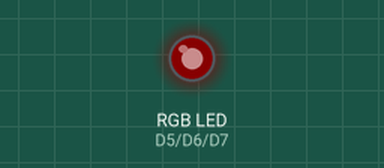
The sketch below on a simulated ESP8266 (NodeMCU). On the bench: an RGB LED mixed from three pins (HIGH = lit). Dim RGB values are drawn brighter than linear.

Above: at 0.15 s.
At 4.95 s:
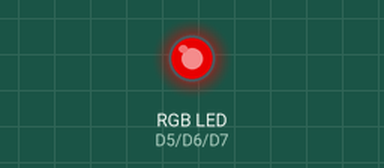
At 10.05 s:
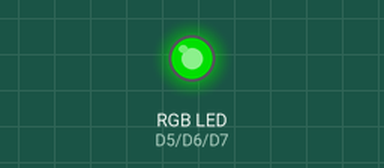
At 19.96 s:
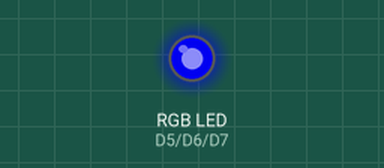
At 29.86 s:
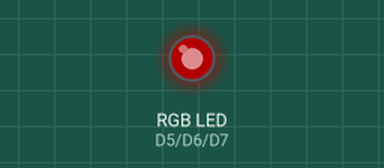
At 39.77 s:
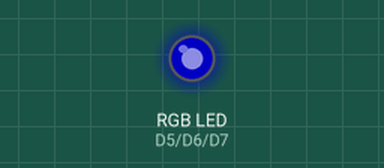
Timing chart, 0 to 40.0 s (numbered marks = the images above):
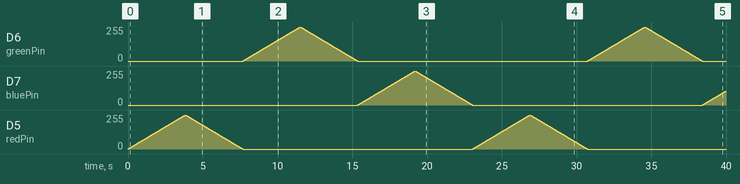

The sketch:

LED_PWM.ino
```cpp
// the number of the LED pin
const int redPin    = D5;
const int greenPin  = D6;
const int bluePin   = D7;


void setup(){
  pinMode(redPin,   OUTPUT);
  pinMode(greenPin, OUTPUT);
  pinMode(bluePin,  OUTPUT);
}

void loop(){
  // increase the LED brightness
  for(int dutyCycle = 0; dutyCycle <= 255; dutyCycle++){
    // changing the LED brightness with PWM
    analogWrite(redPin,   dutyCycle);
    delay(15);
    }

  // decrease the LED brightness
  for(int dutyCycle = 255; dutyCycle >= 0; dutyCycle--){
    // changing the LED brightness with PWM
    analogWrite(redPin,   dutyCycle);
    delay(15);
    }

  // increase the LED brightness
  for(int dutyCycle = 0; dutyCycle <= 255; dutyCycle++){
    // changing the LED brightness with PWM
    analogWrite(greenPin,   dutyCycle);
    delay(15);
    }

  // decrease the LED brightness
  for(int dutyCycle = 255; dutyCycle >= 0; dutyCycle--){
    // changing the LED brightness with PWM
    analogWrite(greenPin,   dutyCycle);
    delay(15);
    }

  // increase the LED brightness
  for(int dutyCycle = 0; dutyCycle <= 255; dutyCycle++){
    // changing the LED brightness with PWM
    analogWrite(bluePin,   dutyCycle);
    delay(15);
    }

  // decrease the LED brightness
  for(int dutyCycle = 255; dutyCycle >= 0; dutyCycle--){
    // changing the LED brightness with PWM
    analogWrite(bluePin,   dutyCycle);
    delay(15);
    }
}
```
